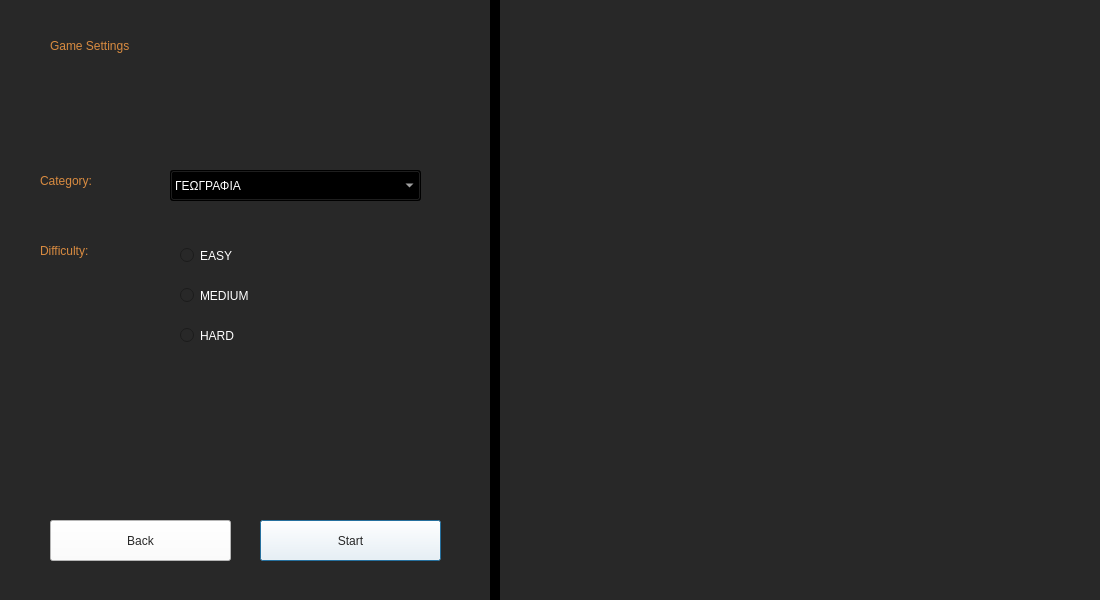
<?xml version="1.0" encoding="UTF-8"?>
<ui version="4.0">
 <class>Dialog</class>
 <widget class="QDialog" name="Dialog">
  <property name="geometry">
   <rect>
    <x>0</x>
    <y>0</y>
    <width>1100</width>
    <height>600</height>
   </rect>
  </property>
  <property name="windowTitle">
   <string>Dialog</string>
  </property>
  <property name="styleSheet">
   <string notr="true">background-color: rgb(40, 40, 40);</string>
  </property>
  <widget class="QLabel" name="label_2">
   <property name="geometry">
    <rect>
     <x>50</x>
     <y>10</y>
     <width>411</width>
     <height>71</height>
    </rect>
   </property>
   <property name="styleSheet">
    <string notr="true">color: rgb(217, 139, 64);
font: 40pt &quot;Algerian&quot;;</string>
   </property>
   <property name="text">
    <string>Game Settings</string>
   </property>
  </widget>
  <widget class="QFrame" name="frame">
   <property name="geometry">
    <rect>
     <x>490</x>
     <y>-50</y>
     <width>16</width>
     <height>701</height>
    </rect>
   </property>
   <property name="styleSheet">
    <string notr="true">background-color: rgb(0, 0, 0);</string>
   </property>
   <property name="frameShape">
    <enum>QFrame::StyledPanel</enum>
   </property>
   <property name="frameShadow">
    <enum>QFrame::Raised</enum>
   </property>
  </widget>
  <widget class="QLabel" name="label">
   <property name="geometry">
    <rect>
     <x>500</x>
     <y>0</y>
     <width>600</width>
     <height>600</height>
    </rect>
   </property>
   <property name="text">
    <string/>
   </property>
   <property name="pixmap">
    <pixmap>../Images/hangmand.png</pixmap>
   </property>
   <property name="scaledContents">
    <bool>true</bool>
   </property>
  </widget>
  <widget class="QLabel" name="label_3">
   <property name="geometry">
    <rect>
     <x>40</x>
     <y>230</y>
     <width>121</width>
     <height>41</height>
    </rect>
   </property>
   <property name="styleSheet">
    <string notr="true">color: rgb(217, 139, 64);
font: 700 26pt &quot;Agency FB&quot;;</string>
   </property>
   <property name="text">
    <string>Difficulty:</string>
   </property>
  </widget>
  <widget class="QLabel" name="label_4">
   <property name="geometry">
    <rect>
     <x>40</x>
     <y>160</y>
     <width>381</width>
     <height>41</height>
    </rect>
   </property>
   <property name="styleSheet">
    <string notr="true">color: rgb(217, 139, 64);
font: 700 26pt &quot;Agency FB&quot;;</string>
   </property>
   <property name="text">
    <string>Category:</string>
   </property>
  </widget>
  <widget class="QRadioButton" name="easy_radioButton">
   <property name="geometry">
    <rect>
     <x>180</x>
     <y>240</y>
     <width>111</width>
     <height>31</height>
    </rect>
   </property>
   <property name="styleSheet">
    <string notr="true">color: rgb(255, 255, 255);
font: italic 14pt &quot;Franklin Gothic Heavy&quot;;</string>
   </property>
   <property name="text">
    <string>EASY</string>
   </property>
  </widget>
  <widget class="QRadioButton" name="medium_radioButton">
   <property name="geometry">
    <rect>
     <x>180</x>
     <y>280</y>
     <width>111</width>
     <height>31</height>
    </rect>
   </property>
   <property name="styleSheet">
    <string notr="true">color: rgb(255, 255, 255);
font: italic 14pt &quot;Franklin Gothic Heavy&quot;;</string>
   </property>
   <property name="text">
    <string>MEDIUM</string>
   </property>
  </widget>
  <widget class="QRadioButton" name="hard_radioButton">
   <property name="geometry">
    <rect>
     <x>180</x>
     <y>320</y>
     <width>111</width>
     <height>31</height>
    </rect>
   </property>
   <property name="styleSheet">
    <string notr="true">color: rgb(255, 255, 255);
font: italic 14pt &quot;Franklin Gothic Heavy&quot;;</string>
   </property>
   <property name="text">
    <string>HARD</string>
   </property>
  </widget>
  <widget class="QComboBox" name="comboBox">
   <property name="geometry">
    <rect>
     <x>170</x>
     <y>170</y>
     <width>251</width>
     <height>31</height>
    </rect>
   </property>
   <property name="styleSheet">
    <string notr="true">background-color: rgb(0, 0, 0);
color: rgb(255, 255, 255);
font: italic 12pt &quot;Franklin Gothic Heavy&quot;;</string>
   </property>
   <item>
    <property name="text">
     <string>ΓΕΩΓΡΑΦΙΑ</string>
    </property>
   </item>
   <item>
    <property name="text">
     <string>ΤΕΧΝΟΛΟΓΙΑ</string>
    </property>
   </item>
   <item>
    <property name="text">
     <string>ΑΘΛΗΤΙΣΜΟΣ</string>
    </property>
   </item>
   <item>
    <property name="text">
     <string>ΜΟΥΣΙΚΗ</string>
    </property>
   </item>
   <item>
    <property name="text">
     <string>ΖΩΑ</string>
    </property>
   </item>
  </widget>
  <widget class="QPushButton" name="start_Button">
   <property name="geometry">
    <rect>
     <x>260</x>
     <y>520</y>
     <width>181</width>
     <height>41</height>
    </rect>
   </property>
   <property name="styleSheet">
    <string notr="true">color: rgb(40, 40, 40);
background-color: rgb(255, 255, 255);
font: 26pt &quot;Cooper Black&quot;;</string>
   </property>
   <property name="text">
    <string>Start</string>
   </property>
  </widget>
  <widget class="QPushButton" name="back_Button">
   <property name="geometry">
    <rect>
     <x>50</x>
     <y>520</y>
     <width>181</width>
     <height>41</height>
    </rect>
   </property>
   <property name="styleSheet">
    <string notr="true">color: rgb(40, 40, 40);
background-color: rgb(255, 255, 255);
font: 26pt &quot;Cooper Black&quot;;</string>
   </property>
   <property name="text">
    <string>Back</string>
   </property>
  </widget>
 </widget>
 <resources/>
 <connections/>
</ui>
